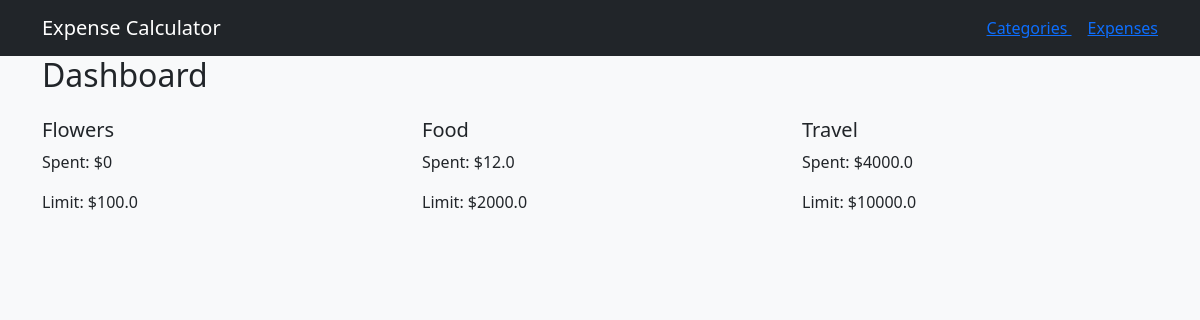
The page / on the database its author committed.
### tables this page shows
CREATE TABLE `category` (`id` INTEGER PRIMARY KEY AUTOINCREMENT UNIQUE NOT NULL, `name` TEXT NOT NULL, `spending_limit` REAL);

### app.py (the view)
@app.route("/")
def home():
    sql = "SELECT category.id, category.name, category.spending_limit, IFNULL(SUM(expenses.amount_spent),0) AS total_amount_spent FROM category LEFT JOIN expenses ON category.id = expenses.category_id GROUP BY category_id"
    categories = query_db(sql)
    return render_template("home.html", categories= categories )

### app.py (called while the page is built)
def get_db():
    db = getattr(g, '_database', None)
    if db is None:
        db = g._database = sqlite3.connect(DATABASE)
    return db

def query_db(query, args=(), one=False):
    cur = get_db().execute(query, args)
    rv = cur.fetchall()
    cur.close()
    return (rv[0] if rv else None) if one else rv

### templates/home.html (shortened to what this page needs)
<!DOCTYPE html>
<html lang="en">
<head>
    <link rel="stylesheet" href="https://cdn.jsdelivr.net/npm/bootstrap@5.3.2/dist/css/bootstrap.min.css">
</head>
<body>
{%extends "base.html"%}
{%block content%}
<h2 class = "mb-4"> Dashboard </h2>
<div class = "row">
    {%for category in categories%}
        <div class = "col-md-4">
            <div class = "card-mb-3">
                <div class = "card-body">
                    <h5>{{category[1]}}</h5>
                    <p> Spent: ${{category[3]}}</p>
                    <p> Limit: ${{category[2]}}</p>
                </div>
            </div>
        </div>
    {%endfor%}
</div>
{%endblock%}

### rows shown on the page
category: name "Flowers", category "0", spending_limit "100.0"
category: name "Food", category "12.0", spending_limit "2000.0"
category: name "Travel", category "4000.0", spending_limit "10000.0"
